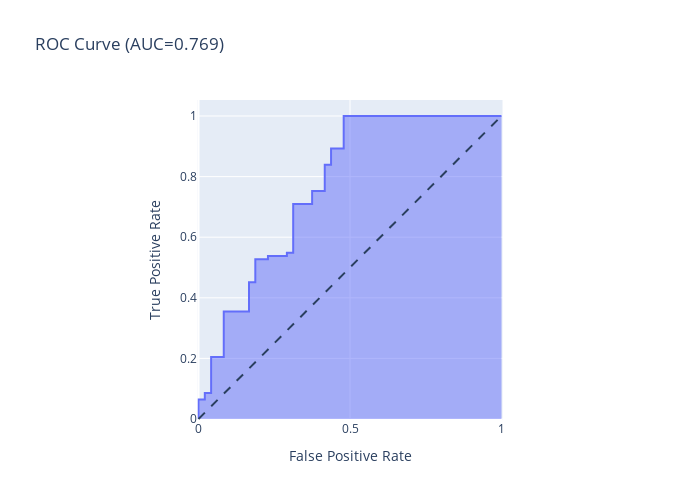

Here is the notebook cell this chart was saved with:
### Code cell
# display with plotly
import plotly.express as px
fig = px.area(
    x=fpr, y=tpr,
    title=f'ROC Curve (AUC={metrics.auc(fpr, tpr):.3f})',
    labels=dict(x='False Positive Rate', y='True Positive Rate'),
    width=700, height=500
)
fig.add_shape(
    type='line', line=dict(dash='dash'),
    x0=0, x1=1, y0=0, y1=1
)

fig.update_yaxes(scaleanchor="x", scaleratio=1)
fig.update_xaxes(constrain='domain')
fig.write_json('../assets/rocauc.json')
fig.show()

### Figure 1 — Plotly figure (JSON) as saved in the notebook; plotly's stock layout.template omitted (floating-point values rounded to 4 significant figures)
{"data": [{"fillpattern": {"shape": ""}, "hovertemplate": "False Positive Rate=%{x}<br>True Positive Rate=%{y}<extra></extra>", "legendgroup": "", "line": {"color": "#636efa"}, "marker": {"symbol": "circle"}, "mode": "lines", "name": "", "orientation": "v", "showlegend": false, "stackgroup": "1", "type": "scatter", "x": [0, 0, 0, 0.02083, 0.02083, 0.04167, 0.04167, 0.08333, 0.08333, 0.1667, 0.1667, 0.1875, 0.1875, 0.2292, 0.2292, 0.2917, 0.2917, 0.3125, 0.3125, 0.375, 0.375, 0.4167, 0.4167, 0.4375, 0.4375, 0.4792, 0.4792, 1], "xaxis": "x", "y": [0, 0.01075, 0.06452, 0.06452, 0.08602, 0.08602, 0.2043, 0.2043, 0.3548, 0.3548, 0.4516, 0.4516, 0.5269, 0.5269, 0.5376, 0.5376, 0.5484, 0.5484, 0.7097, 0.7097, 0.7527, 0.7527, 0.8387, 0.8387, 0.8925, 0.8925, 1, 1], "yaxis": "y"}], "layout": {"height": 500, "legend": {"tracegroupgap": 0}, "shapes": [{"line": {"dash": "dash"}, "type": "line", "x0": 0, "x1": 1, "y0": 0, "y1": 1}], "title": {"text": "ROC Curve (AUC=0.769)"}, "width": 700, "xaxis": {"anchor": "y", "constrain": "domain", "domain": [0, 1], "title": {"text": "False Positive Rate"}}, "yaxis": {"anchor": "x", "domain": [0, 1], "scaleanchor": "x", "scaleratio": 1, "title": {"text": "True Positive Rate"}}}}
